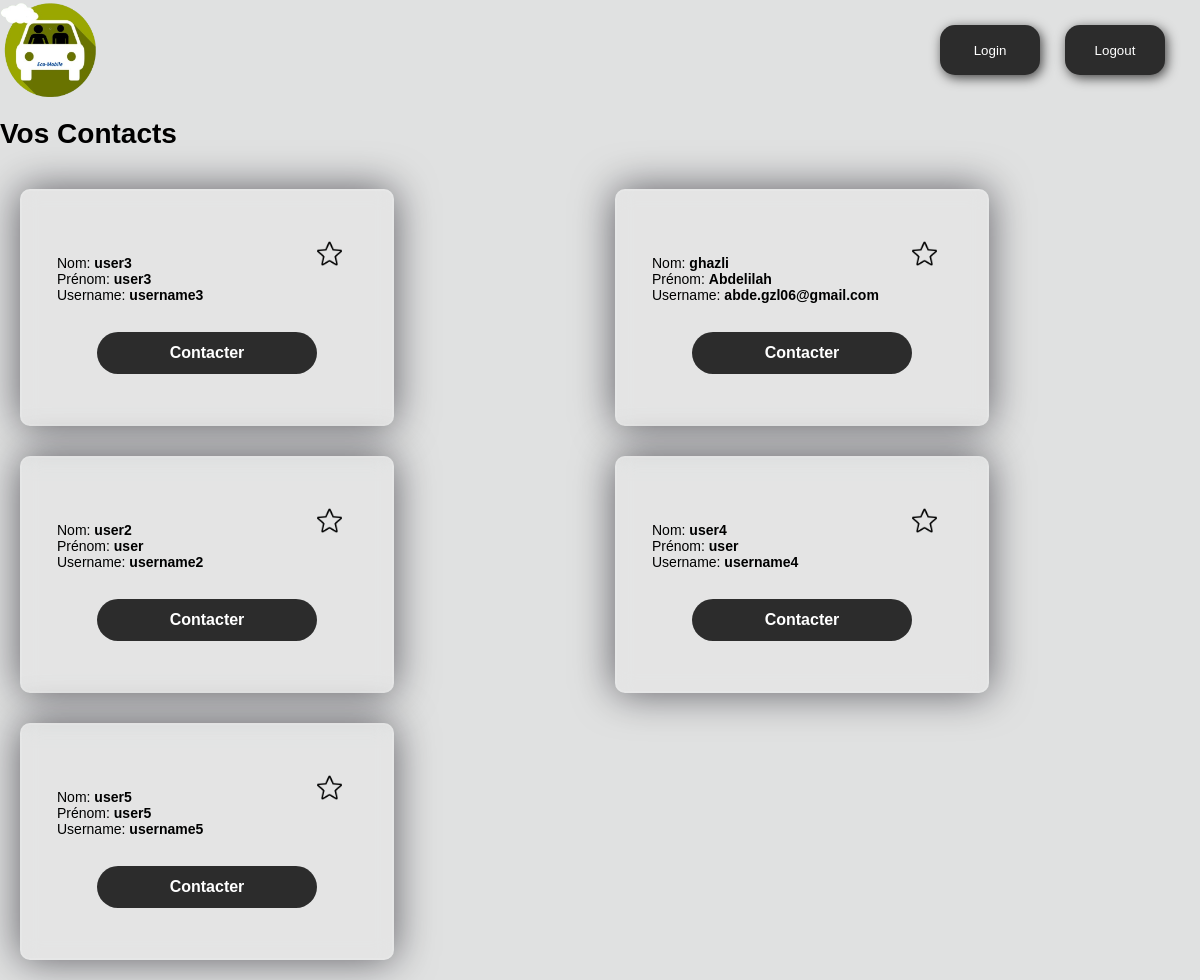
The app's page /contacts (signed in) with its own data.
### tables this page shows
CREATE TABLE identifiants (
	id INTEGER PRIMARY KEY AUTOINCREMENT,
	nom VARCHAR(100),
	prenom VARCHAR(100),
	numero VARCHAR(10),
	zone INTEGER,
	username VARCHAR(255), -- Longueur maximale standard pour une adresse e-mail
	password VARCHAR(255), -- Longueur maximale pour le mot de passe
	creation_date TIMESTAMP DEFAULT CURRENT_TIMESTAMP,
	last_login TIMESTAMP,
	status BOOLEAN DEFAULT 0, -- TRUE pour activé, FALSE pour désactivé
	is_admin BOOLEAN DEFAULT 0, -- TRUE pour administrateur, FALSE pour utilisateur standard
		   
	FOREIGN KEY(zone) REFERENCES zone(id)
);

### main.py (the view)
@app.route('/contacts')
def contacts():
	db, cursor = connect_db()
	cursor.execute(f"SELECT nom, prenom, username FROM identifiants WHERE username != '{get_username(request)}' ORDER BY last_login;")
	contacts = cursor.fetchall()
	return render_template('contacts.html', contacts=contacts)

### cryptage.py (called while the page is built)
def generate_fernet_key(master_key, seed):
    data = master_key.encode('utf-8')
    salt = seed.encode('utf-8')
    hkdf = HKDF(
        algorithm=hashes.SHA256(),
        length=32,  # Longueur de la clé de chiffrement AES (256 bits)
        salt=salt,
        info=None,
        backend=default_backend()
    )
    derived_key = hkdf.derive(data)
    return base64.urlsafe_b64encode(derived_key).decode()

def get_cookies_fernet(MASTER_KEY):
	cookies_seed = 'cookies' # graine de génération de la clé de cryptage des cookies # on définira une vraie clé plus tard # une nouvelle clé déconnectera toutes les sessions utilisateurs en cours
	cookies_key = generate_fernet_key(MASTER_KEY, cookies_seed) # clé de cryptage des cookies
	cookies_fernet = Fernet(cookies_key)
	return cookies_fernet

### main.py (called while the page is built)
def connect_db(name='db.sqlite'):
	connection = sqlite3.connect(name)
	return connection, connection.cursor()

@app.before_request
def before_request():
	if not get_username(request) and not (request.path.endswith('.css') or request.path.endswith('.png') or request.path.endswith('.jpg') or request.path.endswith('.ico') or request.path.startswith('/login') or request.path.startswith('/signup') or request.path.startswith('/verif')):
		return redirect('/login?message=Veuillez vous connecter pour continuer')

def get_username(request): # get username from crypted cookie
	try:
		cookie = request.cookies.get(COOKIE_NAME)
		if cookie is not None:
			username = get_cookies_fernet(MASTER_KEY).decrypt(cookie.encode('utf-8')).decode('utf-8')
		else:
			username = None
	except InvalidToken:
		username = None
	return username

### templates/contacts.html (shortened to what this page needs)
<!DOCTYPE html>
<html lang="fr">
<head>
	<link rel="stylesheet" href="/static/style.css">
</head>
<body>
    <a href= "/"><img src="/static/Images/logo.png" class="logo" alt="Logo" /></a>
    <button class="buttonLog" id="buttonLogIn" onclick="location.href='/login'">Login</button>
    <button class="buttonLog" id="buttonLogOut" onclick="location.href='/logout'">Logout</button>
    <h1 class="main-title">Vos Contacts</h1>
    <div class="contactContainer">
    {% for contact in contacts %}
        <form action="/chat" method="get" class="formContacts">
                <img src="/static/Images/star.png" class="fav">
                <p>Nom: <b> {{ contact[0] }} </b><br>
                    Prénom: <b> {{ contact[1] }} </b><br>
                    Username: <b> {{ contact[2] }} </b></p>
                <center><button type="submit">Contacter</button></center>
        </form>
    {% endfor %}
    </div>
</body>
</html>

### static/style.css (style rules this page uses)
body { margin-bottom: 10px; margin: 0 auto; font-family: Arial, Helvetica, sans-serif; font-size: 14px; color: black; background-color: #e0e1e1; background-repeat: no-repeat; background-size: cover; }
.logo { height: 100px; width: 100px; }
.buttonLog { position: absolute; justify-content: space-between; height: 50px; width: 100px; margin-inline: 10px; text-decoration: none; color: #ffffff; background-color: #2c2c2c; border-radius:15px; box-shadow: 2px 3px 12px #444444; border: none; }
#buttonLogOut { top: 25px; right: 25px; }
#buttonLogIn { top: 25px; right: 150px; }
button[type="submit"] { width: 100%; padding: 12px; border-radius: 20px; background-color: #2c2c2c; color: white; font-size: 16px; font-weight: bold; cursor: pointer; transition: background-color 0.3s ease; border-radius: 35em; width: 220px; margin-top: 15px; border: none; }
h1 { margin-top:15px; border: none; }
a { color:#363636 }
.formContacts { width: 300px; background-color: rgba(255,255,255,0.13); position: flex; border-radius: 10px; backdrop-filter: blur(10px); border: 2px solid rgba(255,255,255,0.1); box-shadow: 0 0 40px rgba(8,7,16,0.6); padding: 50px 35px; margin: 5px; }
.contactContainer { padding: 15px; display: grid; gap: 20px; grid-template-columns: repeat(auto-fill, minmax(400px, 1fr)); }
img.fav { position: absolute; right: 50px; widht: 25px; height: 25px; }

### records on screen
identifiants: nom "user3", prenom "user3", username "username3"
identifiants: nom "ghazli", prenom "Abdelilah", username "abde.gzl06@gmail.com"
identifiants: nom "user2", prenom "user", username "username2"
identifiants: nom "user4", prenom "user", username "username4"
identifiants: nom "user5", prenom "user5", username "username5"
